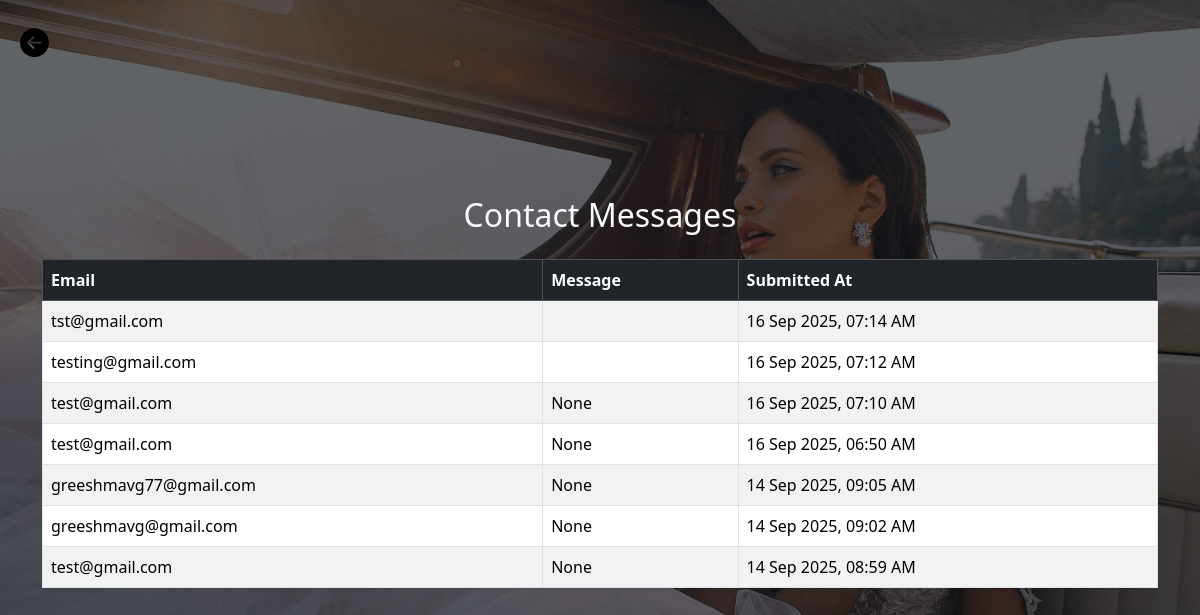
/email, run on the app's committed database.
### rental_online/models.py (models this page shows, shortened)
class Contact(models.Model):
    email = models.EmailField()
    message = models.TextField()
    created_at = models.DateTimeField(auto_now_add=True)

### rental_online/views.py (the view)
# urls.py: path('email',views.email,name='email'),
def email(request):
    if request.method == "POST":
        user_email = request.POST.get('email')
        user_message = request.POST.get('message')
        Contact.objects.create(email=user_email, message=user_message)
        return redirect('home')
    obj = Contact.objects.all().order_by('-created_at')
    return render(request, 'email.html', {'obj': obj})

### templates/email.html (shortened to what this page needs)
{% load static %}
<!DOCTYPE html>
<html>
<head>
  <link href="https://cdn.jsdelivr.net/npm/bootstrap@5.3.3/dist/css/bootstrap.min.css" rel="stylesheet">
  <link rel="stylesheet" href="https://cdn.jsdelivr.net/npm/bootstrap-icons@1.11.3/font/bootstrap-icons.min.css">
</head>
<body class="bg-light">
  <div class="container py-5">
      <a href="{% url 'login' %}" class="back-btn">
        <i class="bi bi-arrow-left-circle-fill"></i>
      </a>
    <h2 class="mb-4 text-center text-light">Contact Messages</h2>
    <div class="table-responsive">
      <table class="table table-bordered table-striped table-hover bg-white shadow-sm">
        <thead class="table-dark">
          <tr>
            <th>Email</th>
            <th>Message</th>
            <th>Submitted At</th>
          </tr>
        </thead>
        <tbody>
          {% for i in obj %}
          <tr>
            <td>{{ i.email }}</td>
            <td>{{ i.message }}</td>
            <td>{{ i.created_at|date:"d M Y, h:i A" }}</td>
          </tr>
          {% empty %}
          <tr>
            <td colspan="4" class="text-center text-muted">No contact messages yet</td>
          </tr>
          {% endfor %}
        </tbody>
      </table>
    </div>
  </div>
</body>
</html>

### data on the page
Contact: email "tst@gmail.com", created_at "16 Sep 2025, 07:14 AM"
Contact: email "testing@gmail.com", created_at "16 Sep 2025, 07:12 AM"
Contact: email "test@gmail.com", message "None", created_at "16 Sep 2025, 07:10 AM"
Contact: email "test@gmail.com", message "None", created_at "16 Sep 2025, 06:50 AM"
Contact: email "greeshmavg77@gmail.com", message "None", created_at "14 Sep 2025, 09:05 AM"
Contact: email "greeshmavg@gmail.com", message "None", created_at "14 Sep 2025, 09:02 AM"
Contact: email "test@gmail.com", message "None", created_at "14 Sep 2025, 08:59 AM"
